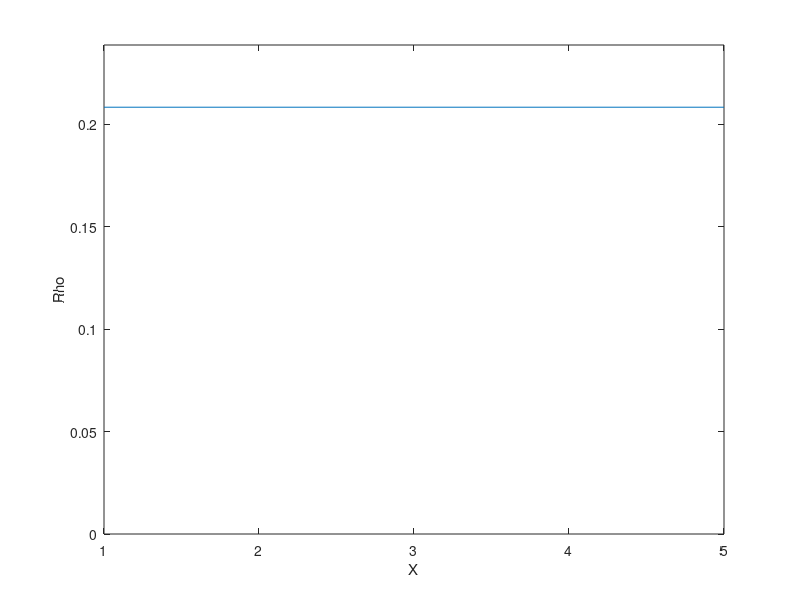

Here is the MATLAB script that generated this plot:
v_max = 26.8224; %typical speed on highway (60 mph) in m/s
rho_max = 0.28; %max car density assuming we have only small Fiat 500s on the freeway
dx = 1; %distance steps
dt = 1; %time steps
rho_initial = 0.2083; %density based on average car length of 4.8 m
xn = 5; %space of 5 meters
tn = 5; %time interval of 5 seconds
X = 1:dx:xn;
T = 1:dt:tn;
xn = length(X)/dx;
tn = length(T)/dt;
X = reshape(X,[length(X),1]);
T = reshape(T,[length(T),1]);

index = @(x,t) x + xn*t;
revIndex = @(i) [mod(i,xn),floor(mod(i, tn*xn)/xn)];
rho_0 = @(x) (sin(x) + 1)/8; %arbitrary function to determine the initial distribution of cars along the stretch of road
indexMax = index(xn-1,tn-1);
S = sparse(indexMax+1); %sparse matrix of coefficients
B = zeros(indexMax+1,1); %matrix for inversing
for i=0:indexMax
    currCoord = revIndex(i);
    currX = currCoord(1);
    currT = currCoord(2);
    if (currX == 0)
        S(i+1,i+1) = 1;
        B(i+1,1) = rho_initial;
    else if currT == 0
        S(i+1,i+1) = 1;
        B(i+1,1) = rho_0(currX);
    else
        X_prev = index(currX-dx,currT);
        T_prev = index(currX,currT-dt);
        S(i+1,X_prev+1) = v_max/(2*rho_max*dx);
        S(i+1,T_prev+1) = -1/dt;
        S(i+1,i+1) = (1/dt) - v_max/(2*rho_max*dx);
        B(i+1,1) = 0;
        end
    end
    
end
Rho = S^-1 * B;
Rho = reshape(Rho,[xn,tn]) %reshapes the matrix such that rows signify x-values and columns signify t-values
mx = max(max(Rho))
for i=1:length(T)
    pause(1)
    currRho = Rho(:,i);
    plot(X,currRho);
    xlabel('X');
    ylabel('Rho');
    ylim([0 mx])
end

%Interpretation of results: 
%--------------------------
%If there is more space at the end of the freeway, cars will try to go as 
%fast as they can to fill up that space. Once there is a backup in that 
%area, cars will move more slowly and they will flow slowly out of the 
%stretch of freeway, stabilizing the density to a constant value. There is 
%a fixed density at the start of the freeway, and after a certain amount 
%of time, the densities throughout the stretch of highway will stabilize 
%to this value because the amount of cars entering the freeway is held 
%constant by this initial condition value.